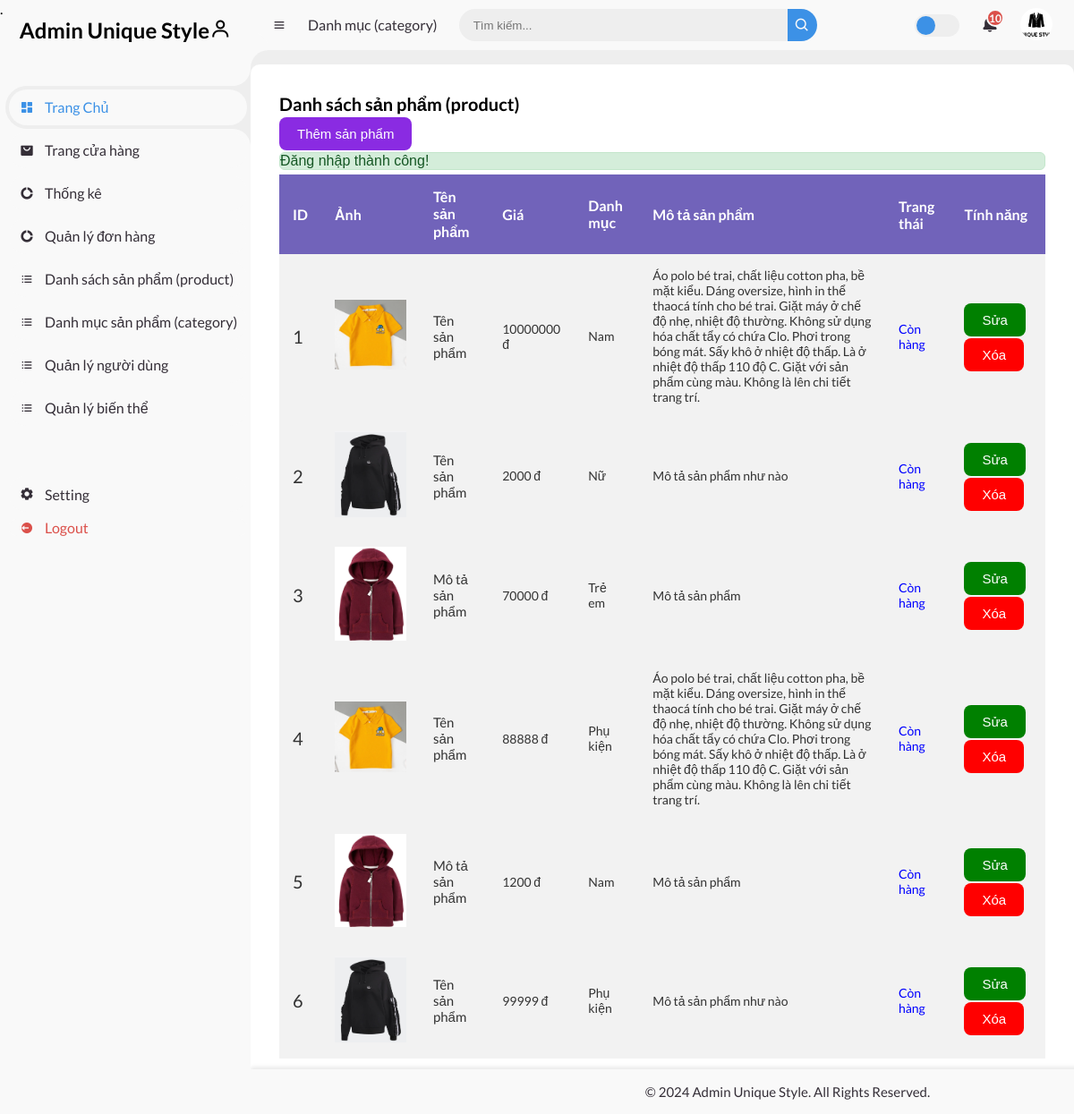
The app's page /admin-page/index.php?act=list-product (signed in) with its own data.
### tables this page shows
CREATE TABLE `products` (
  `id` int NOT NULL,
  `ProductName` varchar(100) NOT NULL,
  `Description` text NOT NULL,
  `Price` int NOT NULL,
  `CategoryID` int NOT NULL,
  `status` int NOT NULL,
  `image` text NOT NULL
);

CREATE TABLE `categories` (
  `CategoryID` int NOT NULL,
  `categoryName` varchar(100) NOT NULL
);

CREATE TABLE `status` (
  `statusID` int NOT NULL,
  `statusName` varchar(100) NOT NULL
);

### controllers/product/ProductController.php (called while the page is built, shortened)
<?php
class ProductController
{
    public $modelProduct;
    public function __construct()
    {
        $this->modelProduct = new Product();
    }
    public function index()
    {
        $listProducts = $this->modelProduct->getAllProduct();
        require_once '../admin-page/views/header.php';
        require_once '../admin-page/views/product/productlist.php';
        require_once '../admin-page/views/footer.php';
    }
}

### admin-page/index.php (called while the page is built, shortened)
<?php
require_once '../common/function.php';
$router = new Router();
require_once '../controllers/product/ProductController.php';
require_once '../models/product/product.php';
$act = $_GET['act'] ?? '/';
$router->add('/', 'AdminController', 'index');
require_once '../routes/product/product.php';
$router->dispatch($act);

### common/function.php (called while the page is built)
<?php
function connectDB()
{
    $host   = DB_HOST;
    $dbname = DB_NAME;
    try {
        $conn = new PDO(
            "mysql:host=$host; dbname=$dbname",
            DB_USERNAME,
            DB_PASSWORD
        );
        $conn->setAttribute(PDO::ATTR_ERRMODE, PDO::ERRMODE_EXCEPTION);
        $conn->setAttribute(PDO::ATTR_DEFAULT_FETCH_MODE, PDO::FETCH_ASSOC);
        return $conn;
    } catch (\PDOException $e) {
        echo 'lỗi kết nối cơ sở dữ liệu' . $e->getMessage();
    }
}
?>

### models/product/product.php (called while the page is built, shortened)
<?php
class Product
{
    public $conn;
    public function __construct()
    {
        $this->conn = connectDB();
    }
    public function getAllProduct()
    {
        try {
            $sql = "SELECT u.*, r.statusName,
                    c.CategoryName
        FROM products u
        LEFT JOIN status r ON u.status = r.statusID
        LEFT JOIN categories c ON u.CategoryID = c.CategoryID";
            $stmt = $this->conn->prepare($sql);
            $stmt->execute();
            return $stmt->fetchAll();
        } catch (PDOException $e) {
            echo 'Lỗi: ' . $e->getMessage();
        }
    }
}

### admin-page/views/product/productlist.php (the view, shortened to what this page needs)
<div class="table--wrapper">
    <h3 class="title">Danh sách sản phẩm (product)</h3>
    <a href="?act=add-product"><button class="add">Thêm sản phẩm</button></a>
    <?php if (!empty($_SESSION['success'])): ?>
			<div class="alert alert-success" style="background-color:#d4edda;border:0.5px solid #ddd;border-radius:6px;color:#155724;border-color: #c3e6cb; margin-bottom:5px;font-family: Arial, sans-serif;">
				<?= $_SESSION['success']; ?>
			</div>
		<?php endif; ?>
    <div class="table-container">
        <table style="text-align: left;">
            <thead>
                <tr>
                    <th>ID</th>
                    <th>Ảnh</th>
                    <th>Tên sản phẩm</th>
                    <th>Giá</th>
                    <th>Danh mục</th>
                    <th>Mô tả sản phẩm</th>
                    <th>Trang thái</th>
                    <th>Tính năng</th>
                </tr>
            </thead>
            <tbody>
                <?php foreach ($listProducts as $index => $product) : ?>
                    <tr>
                        <td style="font-size:20px"><?= $index + 1; ?></td>
                        <td>
                            <img src="<?= $product['image']; ?>" width="80px">
                        </td>
                        <td style="font-size:15px"><?= $product['ProductName']; ?></td>
                        <td><?= $product['Price']; ?> đ</td>
                        <td><?= $product['CategoryName']; ?></td>
                        <td><?= $product['Description']; ?></td>
                        <td style="color:blue"><?= $product['statusName']; ?></td>
                        <td>
                            <a href="?act=edit-product&id=<?= $product['id']; ?>">
                                <button class="edit">Sửa</button>
                            </a>
                            <form action="?act=delete-product" method="POST" style="display: inline;" onsubmit="return confirm('Bạn có chắc chắn muốn xóa sản phẩm?')">
                                <button type="submit" class="delete">Xóa</button>
                            </form>
                        </td>
                    </tr>
                <?php endforeach; ?>
            </tbody>
        </table>
    </div>
</div>

### admin-page/public/styles.css (style rules this page uses)
* { margin: 0; padding: 0; box-sizing: border-box; }
a { text-decoration: none; }
:root { --poppins: "Poppins", sans-serif; --lato: "Lato", sans-serif; --light: #f9f9f9; --blue: #3c91e6; --light-blue: #cfe8ff; --grey: #eee; --dark-grey: #aaaaaa; --dark: #342e37; --red: #db504a; --yellow: #ffce26; --light-yellow: #fff2c6; --orange: #fd7238; --light-orange: #ffe0d3; }
html { overflow-x: hidden; }
body { background: var(--grey); overflow-x: hidden; }
.table--wrapper { background: white; margin-top: 1rem; border-radius: 10px; padding: 2rem; }
.table-container { width: 100%; }
table { width: 100%; border-collapse: collapse; }
thead { background: rgba(113, 99, 186, 255); color: white; font-family: var(--lato); }
th { padding: 15px; text-align: left; }
tbody { background: #f2f2f2; font-family: var(--lato); }
td { padding: 15px; font-size: 14px; color: #333; }
tr:nth-child(even) { color: white; }
button.add { color: white; background-color: blueviolet; border: none; border-radius: 8px; font-size: 15px; padding: 10px 20px; cursor: pointer; transition: all 0.3s ease; margin-top: 2px; margin-bottom: 2px; }
button.edit { color: white; background-color: green; border: none; border-radius: 8px; font-size: 15px; padding: 10px 20px; cursor: pointer; transition: all 0.3s ease; margin-top: 2px; margin-bottom: 2px; }
.table-container button.edit { color: white; background-color: green; border: none; border-radius: 8px; font-size: 15px; padding: 10px 20px; cursor: pointer; transition: all 0.3s ease; }
.table-container button.delete { color: white; background-color: red; border: none; border-radius: 8px; font-size: 15px; padding: 10px 20px; cursor: pointer; transition: all 0.3s ease; }
.title { font-family: var(--lato); font-size: 20px; }

### records on screen
products: image (picture), ProductName "Tên sản phẩm", Price "10000000", CategoryID.categoryName "Nam", Description "Áo polo bé trai, chất liệu cotton pha, bề mặt kiểu. Dáng oversize, hình in thể thaocá tính cho bé trai. Giặt máy ở chế độ nhẹ, nhiệt độ thường. Không sử dụng hóa chất tẩy có chứa Clo. Phơi trong bóng mát. Sấy khô ở nhiệt độ thấp. Là ở nhiệt độ thấp 110 độ C. Giặt với sản phẩm cùng màu. Không là lên chi tiết trang trí.", status.statusName "Còn hàng"
products: image (picture), ProductName "Tên sản phẩm", Price "2000", CategoryID.categoryName "Nữ", Description "Mô tả sản phẩm như nào", status.statusName "Còn hàng"
products: image (picture), ProductName "Mô tả sản phẩm", Price "70000", CategoryID.categoryName "Trẻ em", Description "Mô tả sản phẩm", status.statusName "Còn hàng"
products: image (picture), ProductName "Tên sản phẩm", Price "88888", CategoryID.categoryName "Phụ kiện", Description "Áo polo bé trai, chất liệu cotton pha, bề mặt kiểu. Dáng oversize, hình in thể thaocá tính cho bé trai. Giặt máy ở chế độ nhẹ, nhiệt độ thường. Không sử dụng hóa chất tẩy có chứa Clo. Phơi trong bóng mát. Sấy khô ở nhiệt độ thấp. Là ở nhiệt độ thấp 110 độ C. Giặt với sản phẩm cùng màu. Không là lên chi tiết trang trí.", status.statusName "Còn hàng"
products: image (picture), ProductName "Mô tả sản phẩm", Price "1200", CategoryID.categoryName "Nam", Description "Mô tả sản phẩm", status.statusName "Còn hàng"
products: image (picture), ProductName "Tên sản phẩm", Price "99999", CategoryID.categoryName "Phụ kiện", Description "Mô tả sản phẩm như nào", status.statusName "Còn hàng"

### other values on screen
$_SESSION['success'] "Đăng nhập thành công!"
